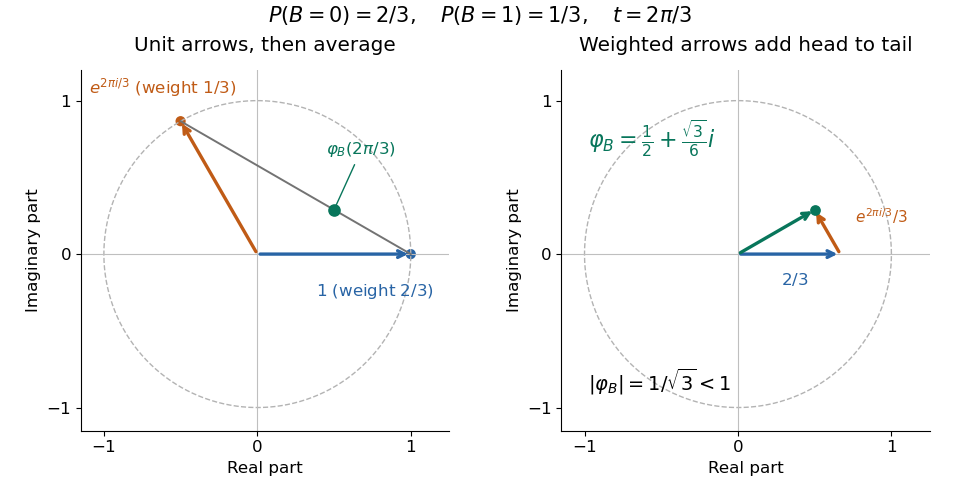

The Python source for this figure:
"""Render a Bernoulli characteristic function as weighted complex arrows."""
from pathlib import Path

import matplotlib.pyplot as plt
import numpy as np


def main():
    plt.rcParams.update({"font.size": 12, "axes.spines.top": False,
                         "axes.spines.right": False})
    fig, axes = plt.subplots(1, 2, figsize=(9.6, 4.8), layout="constrained")
    fig.set_facecolor("white")
    angle = 2 * np.pi / 3
    z = np.exp(1j * angle)
    mean = 2 / 3 + z / 3
    circle = np.exp(1j * np.linspace(0, 2 * np.pi, 600))
    blue, orange, green = "#2864a5", "#c05b16", "#08765b"
    for ax in axes:
        ax.set_facecolor("white")
        ax.plot(circle.real, circle.imag, "--", color="0.7", lw=1)
        ax.axhline(0, color="0.75", lw=0.8)
        ax.axvline(0, color="0.75", lw=0.8)
        ax.set(xlim=(-1.15, 1.25), ylim=(-1.15, 1.2),
               xlabel="Real part", ylabel="Imaginary part", aspect="equal")
        ax.set_xticks([-1, 0, 1])
        ax.set_yticks([-1, 0, 1])

    def arrow(ax, start, end, color, style="-"):
        ax.annotate("", (end.real, end.imag), (start.real, start.imag),
                    arrowprops={"arrowstyle": "->", "color": color,
                                "lw": 2.4, "linestyle": style})

    ax = axes[0]
    ax.set_title("Unit arrows, then average", pad=14)
    arrow(ax, 0j, 1 + 0j, blue)
    arrow(ax, 0j, z, orange)
    ax.plot([1, z.real], [0, z.imag], color="0.45", lw=1.4)
    ax.scatter([1, z.real], [0, z.imag], color=[blue, orange], s=40)
    ax.scatter(mean.real, mean.imag, color=green, s=65, zorder=5)
    ax.annotate(r"$1$ (weight $2/3$)", (1, 0), xytext=(0.38, -0.27), color=blue)
    ax.annotate(r"$e^{2\pi i/3}$ (weight $1/3$)", (z.real, z.imag),
                xytext=(-1.1, 1.05), color=orange)
    ax.annotate(r"$\varphi_B(2\pi/3)$", (mean.real, mean.imag),
                xytext=(0.45, 0.65), color=green,
                arrowprops={"arrowstyle": "-", "color": green})
    ax = axes[1]
    ax.set_title("Weighted arrows add head to tail", pad=14)
    arrow(ax, 0j, 2 / 3 + 0j, blue)
    arrow(ax, 2 / 3 + 0j, mean, orange)
    arrow(ax, 0j, mean, green)
    ax.scatter(mean.real, mean.imag, color=green, s=45, zorder=5)
    ax.text(0.28, -0.2, r"$2/3$", color=blue)
    ax.text(0.76, 0.2, r"$e^{2\pi i/3}/3$", color=orange, fontsize=11)
    ax.text(-0.98, 0.69, r"$\varphi_B=\frac{1}{2}+\frac{\sqrt{3}}{6}i$", color=green, fontsize=16)
    ax.text(-0.98, -0.89, r"$|\varphi_B|=1/\sqrt{3}<1$", fontsize=14)
    fig.suptitle(r"$P(B=0)=2/3,\quad P(B=1)=1/3,\quad t=2\pi/3$", fontsize=15)
    fig.savefig(Path(__file__).stem + ".png", dpi=100, facecolor="white", transparent=False)
    plt.close(fig)


if __name__ == "__main__":
    main()
